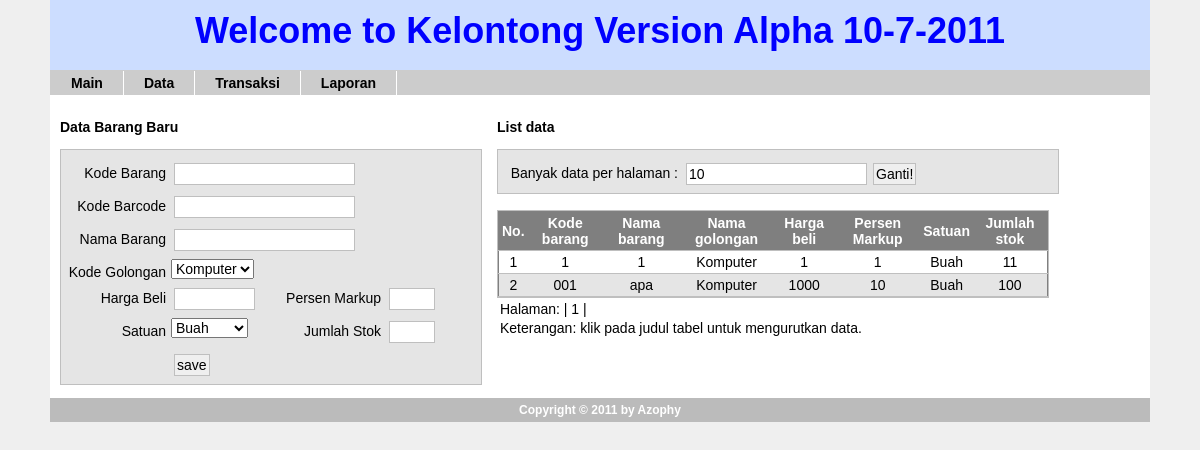
Page /data_barang.php (signed in) on the committed database.
### tables this page shows
CREATE TABLE IF NOT EXISTS `barang` (
  `id` int(11) NOT NULL AUTO_INCREMENT,
  `kode` varchar(15) NOT NULL,
  `id_golongan` int(11) NOT NULL,
  `barcode` int(11) NOT NULL,
  `nama` varchar(120) NOT NULL,
  `id_satuan` int(11) NOT NULL DEFAULT '1',
  `harga_beli` int(11) NOT NULL,
  `persen_markup` int(11) NOT NULL,
  `stok` int(11) NOT NULL,
  PRIMARY KEY (`id`)
);

CREATE TABLE IF NOT EXISTS `golongan` (
  `id` int(11) NOT NULL AUTO_INCREMENT,
  `id_parent` int(11) NOT NULL DEFAULT '0',
  `kode` varchar(3) NOT NULL,
  `nama` varchar(60) NOT NULL,
  `keterangan` text NOT NULL,
  PRIMARY KEY (`id`)
);

CREATE TABLE IF NOT EXISTS `satuan` (
  `id` int(11) NOT NULL AUTO_INCREMENT,
  `nama` varchar(20) NOT NULL,
  PRIMARY KEY (`id`)
);

### script/config.php (called while the page is built, shortened)
<?php
$site_path="./";
$site_headline="Welcome to Kelontong Version Alpha 10-7-2011";
?>

### script/library.php (the view, shortened to what this page needs)
<?php
function showPagingLink($halaman, $n_data_halaman, $n_halaman) {
	for ($i=1;$i<=$n_halaman;$i++) {
		if ($i==$halaman) {
			echo " $i |";
		} else {
			echo " <a href=\"".$_SERVER['PHP_SELF']."?n_data_halaman=".$n_data_halaman."&halaman=$i\">$i</a> |";
		}
	}
}
function showTable($query, $element, $func=null, $id_name='id', $no=1) {
	echo '<thead><tr>';
	echo '<th>No.</th>';
	foreach ($element as $key => $val) {
		echo '<th>'.$key.'</th>';
	}
	echo '</tr></thead><tbody>';
	$proses = mysql_query($query);
	if ($proses) {
		while ($hasil = mysql_fetch_array($proses)) {
			echo '<tr'.((!empty($func))?(' onClick="'.$func.'('.$hasil[$id_name].')"'):'').'>';
			echo '<td>'.$no++.'</td>';
			foreach ($element as $key => $val) {
				echo '<td>'.$hasil[$val].'</td>';
			}
			echo '</tr>'."\n";
		}
	}
	echo '</tbody>';
}
function showComboBox($table_name, $selected, $id='id', $nama='nama', $where_clause="") {
	$query="SELECT ".$id.", ".$nama." FROM ".$table_name." ".$where_clause;
	$proses=mysql_query($query);
	if ($proses) {
		while ($hasil=mysql_fetch_row($proses)) {
			if ($hasil[0]==$selected)
				$cetak="selected";
			else
				$cetak="";
			echo "<option value=\"".$hasil[0]."\" ".$cetak.">".$hasil[1]."</option>";
		}
	}
}
function fillForm($table_name, $element, $id_val, $id_name='id') {
	$hasil=array();
	return ($hasil);
}
?>

### data_barang.php (shortened to what this page needs)
<?php
require_once("./script/config.php");
require_once($site_path."script/library.php");
$n_data=countNData('barang');
$n_halaman=ceil($n_data/$n_data_halaman);
$pesan="";
if (!empty($_POST[action])) {
	switch ($_POST[action]) {
		case 'save':
			if ($_POST[id] == 0) {
				$elemen=array('kode', 'nama', 'id_golongan', 'id_satuan', 'barcode', 'harga_beli', 'persen_markup', 'stok');
				$pesan=addNew('barang', $elemen);
			} else {
				$elemen=array('kode', 'nama', 'id_golongan', 'id_satuan', 'barcode', 'harga_beli', 'persen_markup', 'stok');
				$pesan=updateOld('barang', $elemen, $_POST[id]);
			}
		break;
		case 'delete':
			$pesan=deleteData('barang',$_POST[id]);
		break;
		case 'new':
			header("location: ".$_SERVER['PHP_SELF']);
		break;
	}
	if (strlen($pesan) > 0) $pesan='<div class="box">'.$pesan.'</div>';
	$tampil_baru=true;
} else if (empty($_GET[id])) {
	$tampil_baru=true;
}
$elemen=array('id', 'kode', 'nama', 'id_golongan', 'id_satuan', 'barcode', 'harga_beli', 'persen_markup', 'stok');
$form_value=fillForm('barang', $elemen, $_GET[id]);
?>
<!DOCTYPE HTML PUBLIC "-//W3C//DTD XHTML 4.01 Transitional//EN">
<html>
    <?php include($site_path."design/meta.php"); ?>
    <body onload="body_onLoad()">
		<div id="wrapper">
			<?php include($site_path."design/page_header.php"); ?>
			<?php include($site_path."design/menubar.php"); ?>
			<div id="content" class="row">
				<div id="form_area" class="column">
					<h3>Data Barang <?php echo ($tampil_baru)?'Baru':'Lama'; ?></h3>
					<div class="box" style="width: 410px;">
						<form id="form_barang" method="POST" action="<?php echo $_SERVER['PHP_SELF']; ?>">
							<div class="row">
								<label>Kode Barang</label> <input type="text" name="kode" value="<?php echo $form_value[kode]; ?>" />
							</div>
							<div class="row">
								<label>Kode Barcode</label> <input type="text" name="barcode" value="<?php echo $form_value[barcode]; ?>" />
							</div>
							<div class="row">
								<label>Nama Barang</label> <input type="text" name="nama" value="<?php echo $form_value[nama]; ?>" />
							</div>
							<div class="row">
								<label>Kode Golongan</label>
								<select name="id_golongan" id="id_golongan" onchange="id_gol_onChange(this.value)">
									<?php showComboBox('golongan',$form_value[id_golongan]); ?>
								</select>
							</div>
							<div class="row">
								<div class="column" style="width: 200px;">
									<label>Harga Beli</label> <input type="text" name="harga_beli" style="width: 75px;" value="<?php echo $form_value[harga_beli]; ?>" />
								</div>
								<div class="column">
									<label>Persen Markup</label> <input type="text" name="persen_markup" style="width: 40px;" value="<?php echo $form_value[persen_markup]; ?>" />
								</div>
							</div>
							<div class="row">
								<div class="column" style="width: 200px;">
									<label>Satuan</label>
									<select name="id_satuan">
										<?php showComboBox('satuan',$form_value[id_satuan]); ?>
									</select>
								</div>
								<div class="column">
									<label>Jumlah Stok</label> <input type="text" name="stok" style="width: 40px;" value="<?php echo $form_value[stok]; ?>" />
								</div>
							</div>
							<div class="row">
								<label>&nbsp;</label>
								<input type="submit" name="action" value="save" title="simpan" />
							</div>
						</form>
					</div>
				</div>
				<div id="table_area" class="column" style="width: 550px;">
					<h3>List data</h3>
					<div class="box" style="width: 550px;">
						<form id="form_tabel" method="GET" action="<?php echo $_SERVER['PHP_SELF']; ?>">
							<div class="row">
								<label>Banyak data per halaman :</label> <input type="text" name="n_data_halaman" size="5" value="10" /> <input type="submit" value="Ganti!" />
							</div>
						</form>
					</div>
					<br />
					<div style="width: 550px; border: 1px solid #BFBFBF; overflow-y:none; overflow-x: scroll;">
						<table id="tabel_barang" class="sortable">
							<?php
							$query=	"SELECT barang.id AS id,
										barang.nama AS nama,
										barang.kode AS kode,
										barang.harga_beli AS harga_beli,
										barang.persen_markup AS persen_markup,
										barang.stok AS stok,
										satuan.nama AS nama_satuan,
										golongan.nama AS nama_golongan
									FROM barang, satuan, golongan
									WHERE satuan.id = barang.id_satuan AND golongan.id = barang.id_golongan
									LIMIT $posisi, $n_data_halaman";
							$elemen=array('Kode barang' => 'kode', 'Nama barang' => 'nama', 'Nama golongan' => 'nama_golongan', 'Harga beli' => 'harga_beli', 'Persen Markup' => 'persen_markup', 'Satuan' => 'nama_satuan', 'Jumlah stok' => 'stok');
							showTable($query, $elemen, 'row_click');
							?>
						</table>
					</div>
					<p>Halaman: |<?php showPagingLink($halaman, $n_data_halaman, $n_halaman); ?></p>
					<p>Keterangan: klik pada judul tabel untuk mengurutkan data.</p>
				</div>
			</div>
			<?php include($site_path."design/page_footer.php"); ?>
		</div>
    </body>
</html>

### design/meta.php (shortened to what this page needs)
<head>
        <link href="<?php echo $site_path; ?>design/style.css" rel="stylesheet" type="text/css" />
    </head>

### design/page_header.php
<div id="header">
				<a href="#"><h1><?php echo $site_headline; ?></h1></a>
			</div>

### design/menubar.php (shortened to what this page needs)
<div id="menubar">
				<ul id="menu">
					<li><a href="#" class="top">Main</a>
					</li>
					<li><a href="#" class="top">Data</a>
					</li>
					<li><a href="#" class="top">Transaksi</a>
					</li>
					<li><a href="#" class="top last">Laporan</a>
					</li>
				</ul>
			</div>

### design/page_footer.php
<div id="footer">
				<p>Copyright &copy; 2011 by Azophy</p>
			</div>

### design/style.css (style rules this page uses)
* { font-size: 14px; font-family: Helvetica, sans-serif; }
body { background: #efefef; margin: 0; }
a { text-decoration: none; color: blue; }
h1 { font-size: 36px; margin: 0; }
p { margin: 3px; padding: 0; }
#wrapper { width: 1100px; margin: auto; background: #fff; }
#header { height: 50px; background: #cdf; margin: auto; padding: 10px; text-align: center; }
#menubar { background: #ccc; height: 23px; padding: 1px; }
#content { width: 1050px; padding: 10px; }
#footer { background: #bbb; }
#footer p { text-align: center; padding: 5px; color: #fff; font-size: 12px; font-weight: 900; }
div.box { clear: both; padding: 5px; background: #E5E5E5; border: 1px solid #BFBFBF; overflow: hidden; width: 100%; }
div.row { clear: both; position: relative; overflow: hidden; width: 100%; }
div.column { float: left; margin-right: 15px; padding: auto; }
form div.row { clear: both; padding-top: 5px; }
form div.row label { float: left; margin-right: 5px; text-align: right; padding-top: 5px; }
form div.row input, form div.row select, form div.row textarea { float: left; text-align: left; }
input, textarea { border: 1px solid #bfbfbf; margin: 3px; padding: 2px; width: 175px; }
input[type="submit"],input[type="button"] { width: auto; }
table { border-collapse: collapse; font-family: sans-serif; border: 1px solid grey; }
tr { border-bottom: 1px solid #BFBFBF; text-align: center; cursor: pointer; }
tr.odd { background: white; }
tr.even { background-color: #E5E5E5; }
th { background: #7F7F7F; color: white; padding: 3px; }
td { padding: 3px; }
#menu, #menu ul { float: left; list-style: none; line-height: 1em; color: #000; background-color: transparent; font-weight: bold; padding: 0; margin: 0; z-index: 10; }
#menu a { display: block; padding: 5px 20px; color: #000; background-color: #ccc; text-decoration: none; }
#menu a.top { text-align: left; font-size: 1em; border-right: 1px solid white; }
#menu li { float: left; padding: 0; }

### rows in the picture
barang: kode "1", nama "1", id_golongan.nama "Komputer", harga_beli "1", persen_markup "1", id_satuan.nama "Buah", stok "11"
barang: kode "001", nama "apa", id_golongan.nama "Komputer", harga_beli "1000", persen_markup "10", id_satuan.nama "Buah", stok "100"

### other values in the picture
$site_headline "Welcome to Kelontong Version Alpha 10-7-2011"
form field id_golongan "Komputer"
form field id_satuan "Buah"
